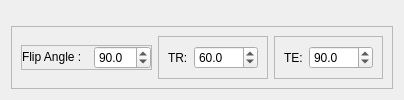
            <widget class="QWidget" name="tab_synth">
             <attribute name="title">
              <string>Synthesizer</string>
             </attribute>
             <layout class="QVBoxLayout" name="verticalLayout_9">
              <item>
               <widget class="PlotWidget" name="plotwidget_synth" native="true"/>
              </item>
              <item>
               <widget class="QFrame" name="frame_11">
                <property name="sizePolicy">
                 <sizepolicy hsizetype="Minimum" vsizetype="Maximum">
                  <horstretch>0</horstretch>
                  <verstretch>0</verstretch>
                 </sizepolicy>
                </property>
                <property name="frameShape">
                 <enum>QFrame::StyledPanel</enum>
                </property>
                <property name="frameShadow">
                 <enum>QFrame::Raised</enum>
                </property>
                <layout class="QHBoxLayout" name="horizontalLayout_6">
                 <item>
                  <widget class="QFrame" name="frame_12">
                   <property name="sizePolicy">
                    <sizepolicy hsizetype="Maximum" vsizetype="Maximum">
                     <horstretch>0</horstretch>
                     <verstretch>0</verstretch>
                    </sizepolicy>
                   </property>
                   <property name="frameShape">
                    <enum>QFrame::StyledPanel</enum>
                   </property>
                   <property name="frameShadow">
                    <enum>QFrame::Raised</enum>
                   </property>
                   <layout class="QHBoxLayout" name="horizontalLayout_5">
                    <property name="leftMargin">
                     <number>0</number>
                    </property>
                    <property name="topMargin">
                     <number>0</number>
                    </property>
                    <property name="rightMargin">
                     <number>0</number>
                    </property>
                    <property name="bottomMargin">
                     <number>0</number>
                    </property>
                    <item>
                     <widget class="QLabel" name="label_8">
                      <property name="sizePolicy">
                       <sizepolicy hsizetype="Maximum" vsizetype="Maximum">
                        <horstretch>0</horstretch>
                        <verstretch>0</verstretch>
                       </sizepolicy>
                      </property>
                      <property name="text">
                       <string>Flip Angle :  </string>
                      </property>
                     </widget>
                    </item>
                    <item>
                     <widget class="QDoubleSpinBox" name="spinbox_FA">
                      <property name="decimals">
                       <number>1</number>
                      </property>
                      <property name="maximum">
                       <double>360.000000000000000</double>
                      </property>
                      <property name="value">
                       <double>90.000000000000000</double>
                      </property>
                     </widget>
                    </item>
                   </layout>
                  </widget>
                 </item>
                 <item>
                  <widget class="QFrame" name="frame_13">
                   <property name="sizePolicy">
                    <sizepolicy hsizetype="Maximum" vsizetype="Maximum">
                     <horstretch>0</horstretch>
                     <verstretch>0</verstretch>
                    </sizepolicy>
                   </property>
                   <property name="frameShape">
                    <enum>QFrame::StyledPanel</enum>
                   </property>
                   <property name="frameShadow">
                    <enum>QFrame::Raised</enum>
                   </property>
                   <layout class="QHBoxLayout" name="horizontalLayout_7">
                    <item>
                     <widget class="QLabel" name="label_9">
                      <property name="text">
                       <string>TR:</string>
                      </property>
                     </widget>
                    </item>
                    <item>
                     <widget class="QDoubleSpinBox" name="spinbox_TR">
                      <property name="decimals">
                       <number>1</number>
                      </property>
                      <property name="maximum">
                       <double>5000.000000000000000</double>
                      </property>
                      <property name="value">
                       <double>60.000000000000000</double>
                      </property>
                     </widget>
                    </item>
                   </layout>
                  </widget>
                 </item>
                 <item>
                  <widget class="QFrame" name="frame_14">
                   <property name="sizePolicy">
                    <sizepolicy hsizetype="Maximum" vsizetype="Maximum">
                     <horstretch>0</horstretch>
                     <verstretch>0</verstretch>
                    </sizepolicy>
                   </property>
                   <property name="frameShape">
                    <enum>QFrame::StyledPanel</enum>
                   </property>
                   <property name="frameShadow">
                    <enum>QFrame::Raised</enum>
                   </property>
                   <layout class="QHBoxLayout" name="horizontalLayout_8">
                    <item>
                     <widget class="QLabel" name="label_10">
                      <property name="text">
                       <string>TE:</string>
                      </property>
                     </widget>
                    </item>
                    <item>
                     <widget class="QDoubleSpinBox" name="spinbox_TE">
                      <property name="decimals">
                       <number>1</number>
                      </property>
                      <property name="maximum">
                       <double>5000.000000000000000</double>
                      </property>
                      <property name="value">
                       <double>90.000000000000000</double>
                      </property>
                     </widget>
                    </item>
                   </layout>
                  </widget>
                 </item>
                </layout>
               </widget>
              </item>
             </layout>
            </widget>
